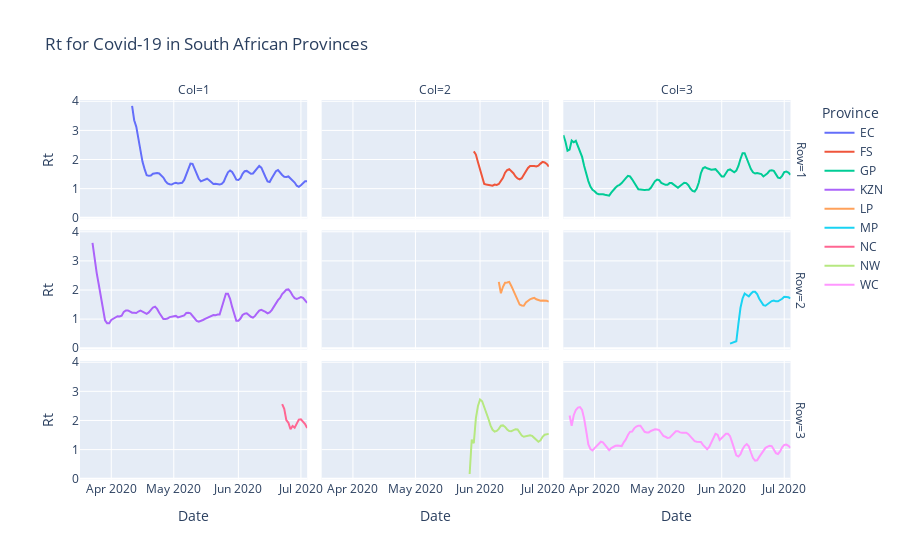

Write notebook code for a chart like this one.
### Code cell
fig4 = px.line(states_grid, x='Date', y='Rt', color='Province', facet_row='Row', facet_col='Col',
             title='Rt for Covid-19 in South African Provinces')
fig4.update_traces(hovertemplate=None)
fig4.update_layout(hovermode="x")
fig4.show()
